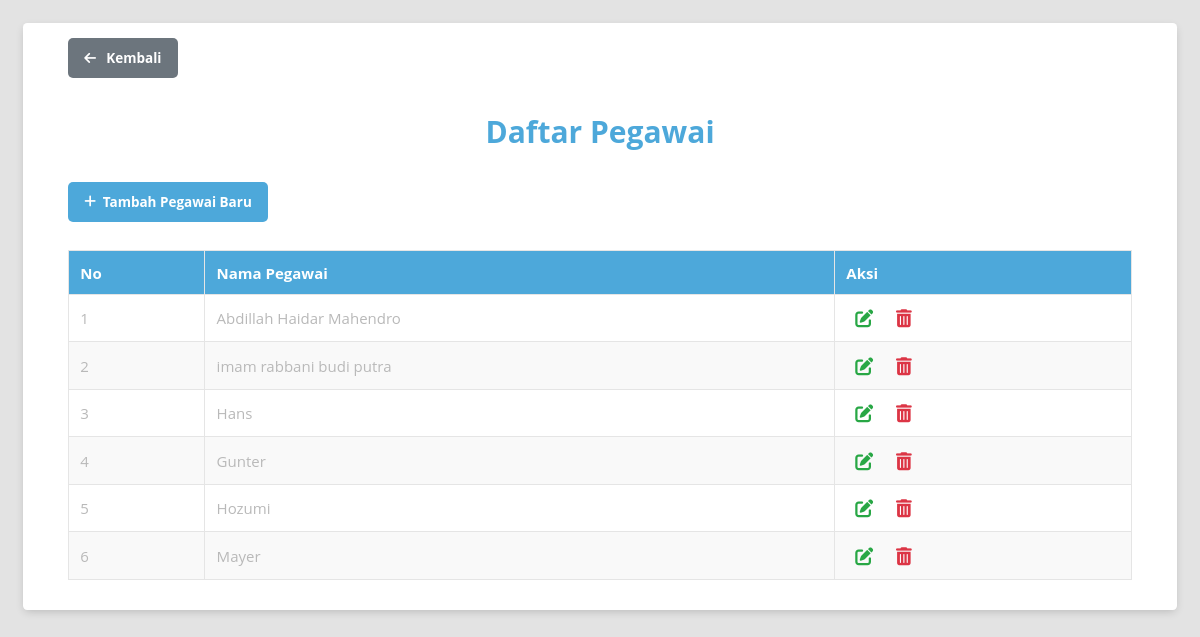
Page /src/Presentations/Handlers/Employee/employee_list.php on the committed database.
### tables this page shows
CREATE TABLE `employee` (
  `idemployee` int NOT NULL AUTO_INCREMENT,
  `employee_name` varchar(255) NULL DEFAULT NULL,
  PRIMARY KEY (`idemployee`) USING BTREE
);

### src/Presentations/Handlers/Employee/employee_list.php (called while the page is built)
<?php
require_once '../../../init.php';
$employeeList = $employeeController->getAllEmployees();
include '../../Views/Employee/employee_list.php';

### src/Infrastructures/Configs/database.php (called while the page is built)
<?php
return [
    'host' => 'localhost',
    'database' => 'dbcinema',
    'username' => 'root',
    'password' => 'Abdilla#12345',
];

### src/Infrastructures/Databases/DatabaseConnection.php (called while the page is built, shortened)
<?php
class DatabaseConnection
{
    private static ?PDO $instance = null;
    public static function getConnection(): PDO
    {
        if (self::$instance === null) {
            $config = include __DIR__ . '/../Configs/database.php';
            try {
                self::$instance = new PDO(
                    "mysql:host={$config['host']};dbname={$config['database']}",
                    $config['username'],
                    $config['password']
                );
                self::$instance->setAttribute(PDO::ATTR_ERRMODE, PDO::ERRMODE_EXCEPTION);
            } catch (PDOException $e) {
                die("Connection failed: " . $e->getMessage());
            }
        }
        return self::$instance;
    }
}

### src/init.php (called while the page is built, shortened)
<?php
require_once 'Infrastructures/Databases/DatabaseConnection.php';
require_once 'Adapters/Repositories/EmployeeRepository.php';
require_once 'UseCases/ManageEmployee.php';
require_once 'Adapters/Controllers/EmployeeController.php';
$employeeRepository = new EmployeeRepository();
$employeeManager = new ManageEmployee($employeeRepository);
$employeeController = new EmployeeController($employeeManager);

### src/Adapters/Controllers/EmployeeController.php (called while the page is built, shortened)
<?php
class EmployeeController
{
    private ManageEmployee $employeeManager;
    public function __construct(ManageEmployee $employeeManager)
    {
        $this->employeeManager = $employeeManager;
    }
    public function getAllEmployees(): array
    {
        return $this->employeeManager->fetchAll();
    }
}

### src/UseCases/ManageEmployee.php (called while the page is built, shortened)
<?php
class ManageEmployee
{
    private EmployeeRepository $repository;
    public function __construct(EmployeeRepository $repository)
    {
        $this->repository = $repository;
    }
    public function fetchAll(): array
    {
        return $this->repository->fetchAll();
    }
}

### src/Adapters/Repositories/EmployeeRepository.php (called while the page is built, shortened)
<?php
class EmployeeRepository
{
    private PDO $db;
    public function __construct()
    {
        $this->db = DatabaseConnection::getConnection();
    }
    public function fetchAll(): array
    {
        $sql = "SELECT * FROM employee";
        $stmt = $this->db->query($sql);
        return $stmt->fetchAll(PDO::FETCH_ASSOC);
    }
}

### src/Presentations/Views/Employee/employee_list.php (the view, shortened to what this page needs)
<!DOCTYPE html>
<html lang="en">
<head>
    <link rel="stylesheet" href="../../Assets/css/style.css">
    <link rel="stylesheet" href="https://cdnjs.cloudflare.com/ajax/libs/font-awesome/6.0.0-beta3/css/all.min.css">
</head>
<body>
    <div class="container">
        <a href="../../Views/main_menu.php" class="btn back-btn">
            <i class="fas fa-arrow-left"></i> Kembali
        </a>
        <h1>Daftar Pegawai</h1>
        <a href="../../Handlers/Employee/employee_create.php" class="btn add-btn">
            <i class="fas fa-plus"></i> Tambah Pegawai Baru
        </a>
        <table class="table">
            <thead>
                <tr>
                    <th>No</th>
                    <th>Nama Pegawai</th>
                    <th>Aksi</th>
                </tr>
            </thead>
            <tbody>
                <?php $i = 1; ?>
                <?php foreach ($employeeList as $employee): ?>
                    <tr>
                        <td><?= $i++ ?></td>
                        <td><?= $employee['employee_name'] ?></td>
                        <td>
                            <a href="../../Handlers/Employee/employee_edit.php?id=<?= $employee['idemployee'] ?>" class="action-link edit-link">
                                <i class="fas fa-edit"></i>
                            </a>
                            <a href="../../Handlers/Employee/employee_delete.php?id=<?= $employee['idemployee'] ?>" class="action-link delete-link">
                                <i class="fas fa-trash-alt"></i>
                            </a>
                        </td>
                    </tr>
                <?php endforeach; ?>
            </tbody>
        </table>
    </div>
</body>
</html>

### src/Presentations/Assets/css/style.css (style rules this page uses)
*, *:before, *:after { box-sizing: border-box; }
body { padding: 1em; font-family: "Open Sans", "Helvetica Neue", Helvetica, Arial, sans-serif; font-size: 15px; color: #b9b9b9; background-color: #e3e3e3; }
.container { max-width: 80em; padding: 1em 3em 2em 3em; margin: 0em auto; background-color: #fff; border-radius: 4.2px; box-shadow: 0px 3px 10px -2px rgba(0, 0, 0, 0.2); }
h1 { color: #4da8da; text-align: center; margin-bottom: 1em; }
.table { width: 100%; border-collapse: collapse; margin-top: 1em; }
.table th, .table td { padding: 0.75em; text-align: left; border: 1px solid #e5e5e5; }
.table th { background-color: #4da8da; color: #fff; }
.table tr:nth-child(even) { background-color: #f9f9f9; }
.action-link { color: #4da8da; margin: 0 0.5em; font-size: 1.2em; text-decoration: none; }
.btn { display: inline-flex; align-items: center; padding: 0.8em 1.2em; margin-bottom: 1em; font-size: 0.9em; font-weight: bold; color: #fff; background-color: #4da8da; border: none; border-radius: 5px; text-decoration: none; cursor: pointer; transition: background-color 0.3s ease; }
.btn i { margin-right: 0.5em; }
.back-btn { display: inline-block; margin-bottom: 1em; background-color: #6c757d; }
.add-btn { margin-right: 0.5em; background-color: #4da8da; }
.edit-link i { color: #28a745; transition: color 0.3s ease; }
.delete-link i { color: #dc3545; transition: color 0.3s ease; }

### rows in the picture
employee: employee_name "Abdillah Haidar Mahendro"
employee: employee_name "imam rabbani budi putra"
employee: employee_name "Hans"
employee: employee_name "Gunter"
employee: employee_name "Hozumi"
employee: employee_name "Mayer"
